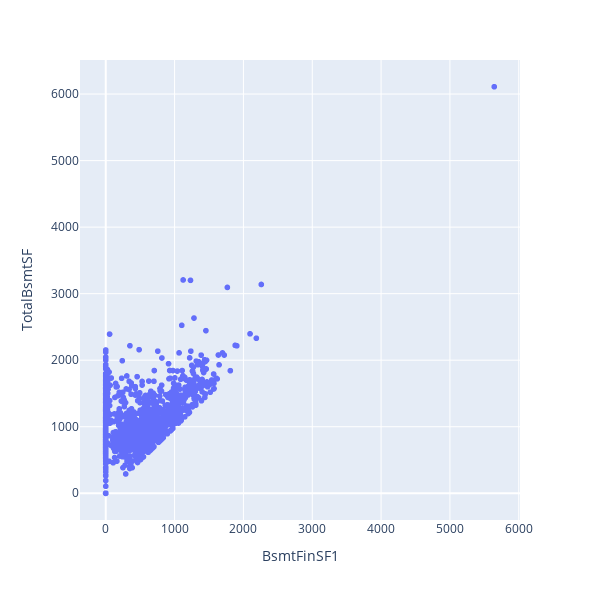

Notebook source saved alongside this figure:
### Code cell
px.scatter(df, x='BsmtFinSF1', y='TotalBsmtSF').update_layout(width=600, height=600)

### Figure 1 — Plotly figure (JSON) as saved in the notebook; plotly's stock layout.template omitted (floating-point values rounded to 4 significant figures; data arrays with more than 128 entries replaced by an {"elided": "..."} marker saying what was removed)
{"data": [{"hovertemplate": "BsmtFinSF1=%{x}<br>TotalBsmtSF=%{y}<extra></extra>", "legendgroup": "", "marker": {"color": "#636efa", "symbol": "circle"}, "mode": "markers", "name": "", "showlegend": false, "type": "scattergl", "x": {"elided": "1460 int values"}, "xaxis": "x", "y": {"elided": "1460 int values"}, "yaxis": "y"}], "layout": {"height": 600, "legend": {"tracegroupgap": 0}, "margin": {"t": 60}, "width": 600, "xaxis": {"anchor": "y", "domain": [0, 1], "title": {"text": "BsmtFinSF1"}}, "yaxis": {"anchor": "x", "domain": [0, 1], "title": {"text": "TotalBsmtSF"}}}}
